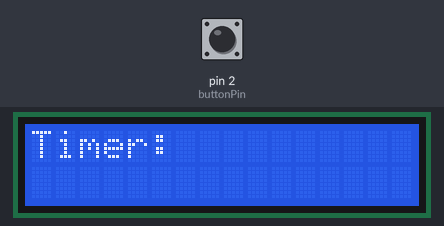
Recording of a sketch running on a simulated Arduino Uno, built with avr-gcc and run on an emulated ATmega328P. Parts: 16×2 character LCD. Inputs (shaded band) come from the test bench; at power-on: pin 2 (buttonPin) LOW.

Above: at 1.3 s.
1.4 s: pin 2 (buttonPin) pulled HIGH for 0.15 s
At 2.2 s:
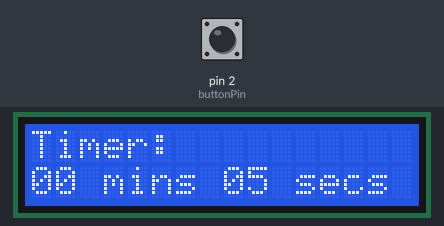
At 8.8 s:
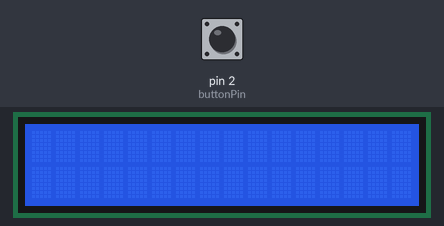
Timing chart, 0 to 10.3 s (numbered marks = the images above; inputs shaded):
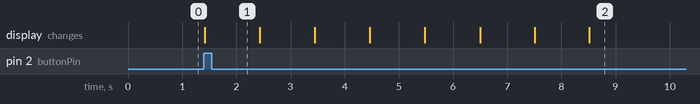

The sketch:

Autoscroll.ino
```cpp
#include <Wire.h>
#include <LiquidCrystal.h>
#include <LiquidCrystal_I2C.h>

// initialize the library with the numbers of the interface pins
LiquidCrystal_I2C lcd(0x27,16,2);

signed short minutes = 00, seconds = 05;
char timeline[16];
int done = 0;
const int buttonPin = 2;
int buttonState = 0;
void end();


void setup()
{
  lcd.begin(16, 2); // set up the LCD's number of columns and rows:
  lcd.init(); //initialize the lcd
  lcd.backlight(); //open the backlight
  lcd.print("Timer: ");
  pinMode(2, INPUT);

}

void loop()
{
  buttonState = digitalRead(buttonPin);
  if(buttonState == HIGH){
    while (done == 0) {
      lcd.setCursor(0, 1);
      sprintf(timeline,"%0.2d mins %0.2d secs", minutes, seconds);
      lcd.print(timeline);

      delay(1000);
      seconds--;

      if (seconds == 00) {
        if (minutes == 0) {
          done = 1;
          lcd.clear();
          lcd.print("It has been 30 minutes.");
          delay(1000);
          lcd.clear();
          lcd.print("Go outside");
          delay(1000);
          lcd.clear();
          return;
        } else {
          seconds = 59;
          minutes --;
        }
      }
    }
  }
}
```

Measured:
- after the input at 1.4 s, the display: changes at once (image 1)
